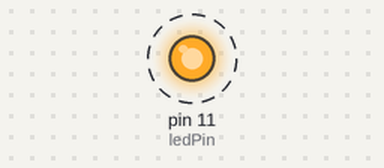
A program run on a simulated Raspberry Pi (header pin numbers). Parts: output pins drawn as LEDs (lit = HIGH). Dashed ring = blinking. What the program prints to the terminal is not drawn.

Above: at 0.5 s.
Timing chart, 0 to 4.6 s (numbered marks = the images above):
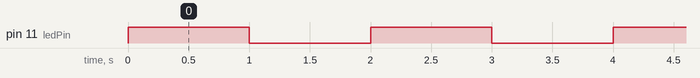

Measured:
- by itself, pin 11 (ledPin): alternates HIGH for 1.0 s and LOW for 1.0 s

The program:

blink.py
```python
import RPi.GPIO as GPIO
import time

ledPin = 11

def setup():
    GPIO.setmode(GPIO.BOARD)
    GPIO.setup(ledPin, GPIO.OUT)
    GPIO.output(ledPin, GPIO.LOW)
    print('using pin%d', ledPin)

def loop():
    while True:
        GPIO.output(ledPin, GPIO.HIGH)
        print('led turned on >>>')
        time.sleep(1)
        GPIO.output(ledPin, GPIO.LOW)
        print('led turned off <<<')
        time.sleep(1)

def destroy():
    GPIO.cleanup()

if __name__ == '__main__':
    print('Program is starting...\n')
    setup()
    try:
        loop()
    except KeyboardInterrupt:
        destroy()
```
